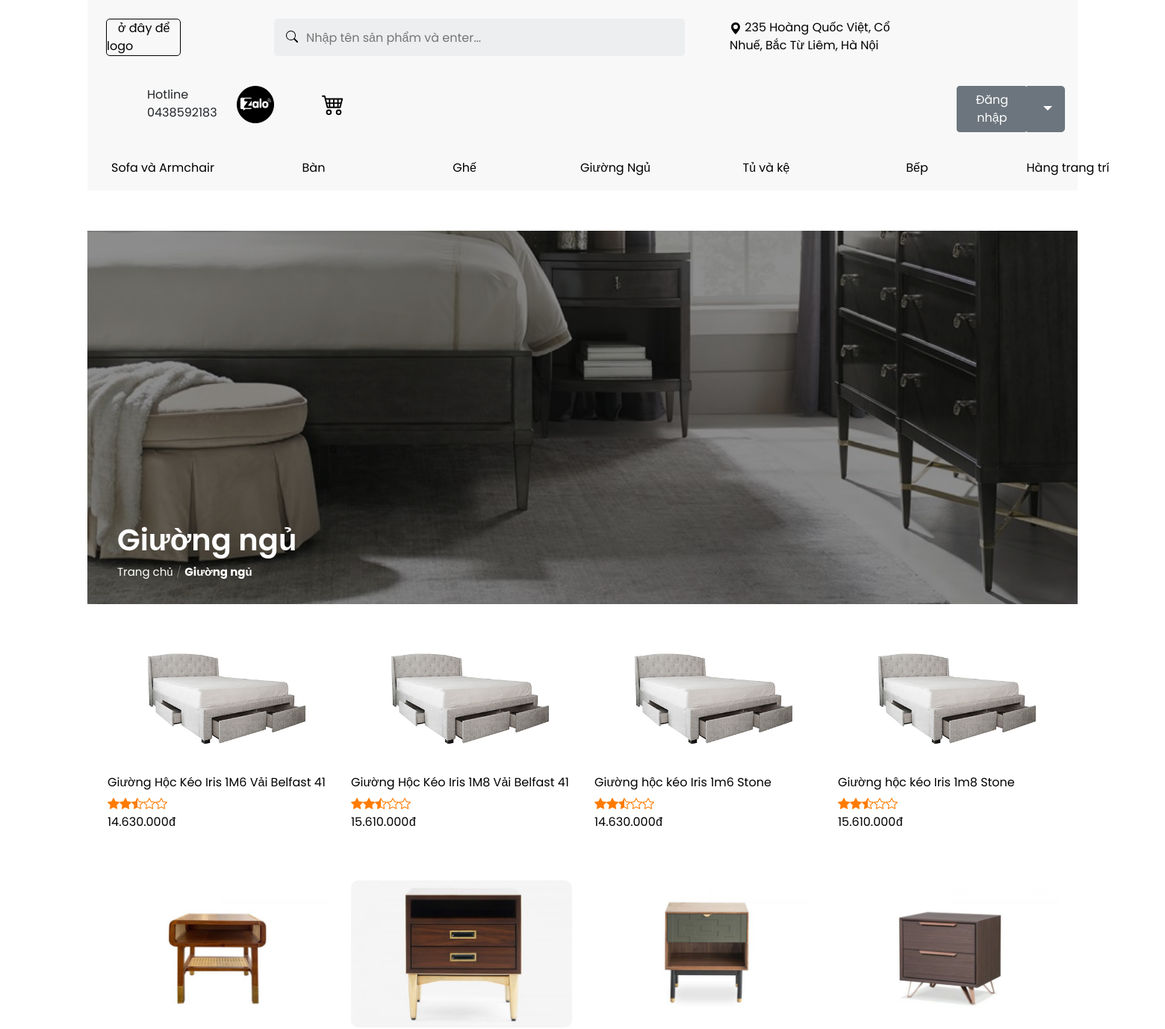
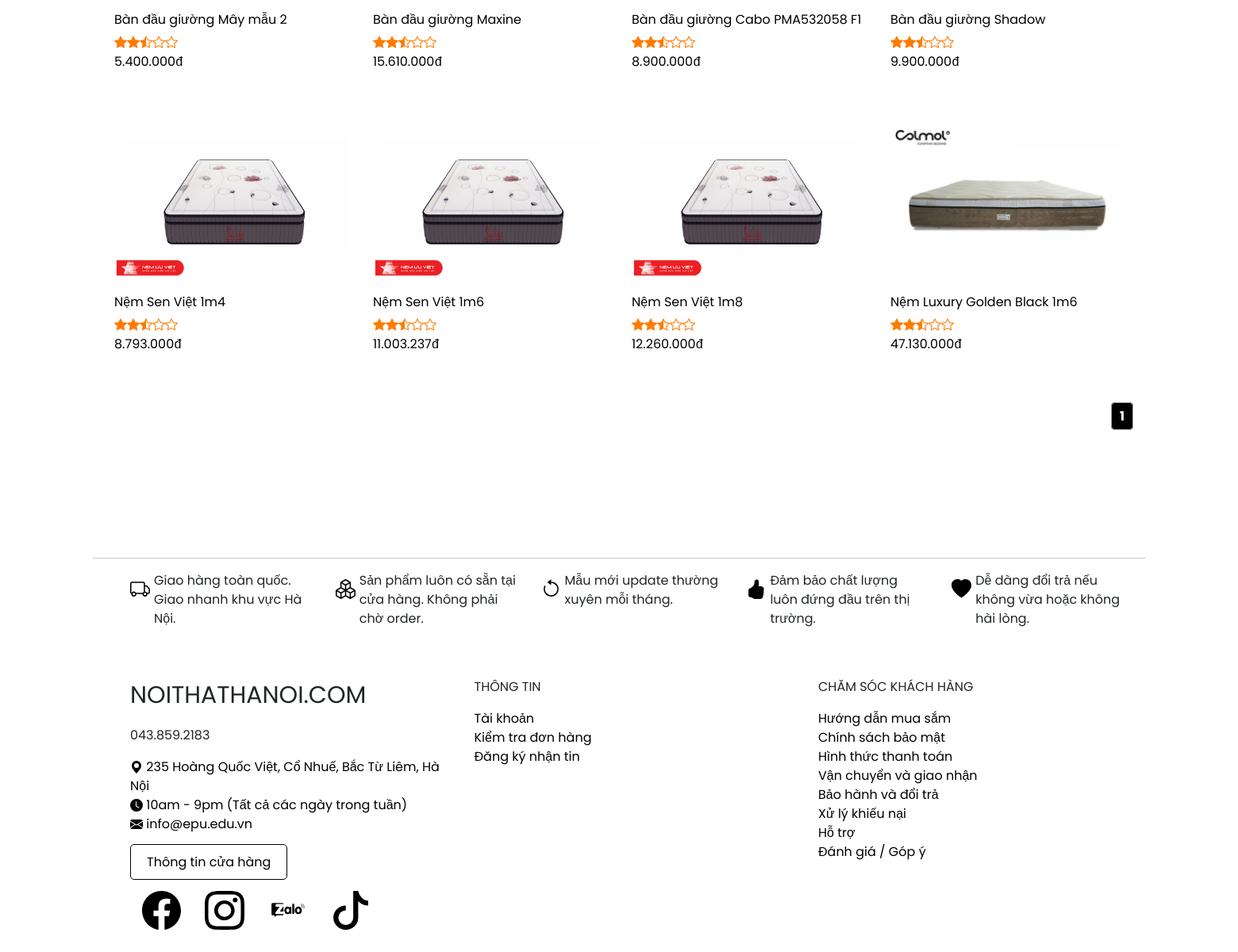
Page /index.php?quanly=GiuongNgu&id=1&per_page=12&page=1 on the committed database (2 pictures, top to bottom).
### tables this page shows
CREATE TABLE `tb_loai` (
  `id` int(11) NOT NULL,
  `tenloai` varchar(255) NOT NULL,
  `quanlyloai` varchar(255) NOT NULL,
  `background_loai` char(150) NOT NULL
);

CREATE TABLE `tb_sanpham` (
  `id` int(11) NOT NULL,
  `tensp` varchar(255) NOT NULL,
  `img` char(150) NOT NULL,
  `kichthuoc` varchar(255) NOT NULL,
  `gia` int(20) NOT NULL,
  `chatlieu` varchar(255) NOT NULL,
  `soluongton` int(20) NOT NULL,
  `ma_loai` int(20) NOT NULL,
  `ma_item` int(20) NOT NULL
);

### tmp/main-sp.php (called while the page is built, shortened)
<?php
    include './admincp/config/connect_db.php';
    include './pages/main/thuong-hieu.php';
    $so_sp = !empty($_GET['per_page']) ? $_GET['per_page'] : 12;
    $trang_ht = !empty($_GET['page']) ? $_GET['page'] : 1;
    $offset = ($trang_ht - 1) * $so_sp;
    if ($tam=='SofaArmchair') {
        $data = 'SofaArmchair';
        $query = "SELECT * FROM `tb_sanpham` WHERE `ma_loai`=1 ORDER BY `id` ASC LIMIT ".$so_sp." OFFSET ".$offset;
        $mysql = mysqli_query($conn, $query);
        $querys = "SELECT * FROM `tb_sanpham` WHERE `ma_loai`=1";
        $tong = mysqli_query($conn, $querys);
        $tong = $tong->num_rows;
        $so_trang = ceil($tong / $so_sp);
    }elseif ($tam=='Sofa') {
        $data = 'SofaArmchair';
        $query = "SELECT * FROM `tb_sanpham` WHERE `ma_item`=1 ORDER BY `id` ASC";
        $mysql = mysqli_query($conn, $query);
    }elseif ($tam=='SofaGoc') {
        $data = 'SofaArmchair';
        $query = "SELECT * FROM `tb_sanpham` WHERE `ma_item`=2 ORDER BY `id` ASC";
        $mysql = mysqli_query($conn, $query);
    }elseif ($tam=='Armchair') {
        $data = 'SofaArmchair';
        $query = "SELECT * FROM `tb_sanpham` WHERE `ma_item`=3 ORDER BY `id` ASC";
        $mysql = mysqli_query($conn, $query);
    }elseif ($tam=='GheDaiDon') {
        $data = 'SofaArmchair';
        $query = "SELECT * FROM `tb_sanpham` WHERE `ma_item`=4 ORDER BY `id` ASC";
        $mysql = mysqli_query($conn, $query);
    }elseif ($tam=='GheThuGian') {
        $data = 'SofaArmchair';
        $query = "SELECT * FROM `tb_sanpham` WHERE `ma_item`=5 ORDER BY `id` ASC";
        $mysql = mysqli_query($conn, $query);
    }elseif ($tam=='BanNuoc') {
        $data = 'Ban';
        $query = "SELECT * FROM `tb_sanpham` WHERE `ma_item`=6 ORDER BY `id` ASC";
        $mysql = mysqli_query($conn, $query);
    }elseif ($tam=='BanAn') {
        $data = 'Ban';
        $query = "SELECT * FROM `tb_sanpham` WHERE `ma_item`=7 ORDER BY `id` ASC";
        $mysql = mysqli_query($conn, $query);
    }elseif ($tam=='BanBen') {
        $data = 'Ban';
        $query = "SELECT * FROM tb_sanpham WHERE `ma_item`=8 ORDER BY `id` ASC";
        $mysql = mysqli_query($conn, $query);
    }elseif ($tam=='BanLamViec') {
        $data = 'Ban';
        $query = "SELECT * FROM `tb_sanpham` WHERE `ma_item`=9 ORDER BY `id` ASC";
        $mysql = mysqli_query($conn, $query);
    }elseif ($tam=='BanTrangDiem') {
        $data = 'Ban';
        $query = "SELECT * FROM `tb_sanpham` WHERE `ma_item`=10 ORDER BY `id` ASC";
        $mysql = mysqli_query($conn, $query);
    }elseif ($tam=='GheAn') {
        $data = 'Ghe';
        $query = "SELECT * FROM `tb_sanpham` WHERE `ma_item`=11 ORDER BY `id` ASC";
        $mysql = mysqli_query($conn, $query);
    }elseif ($tam=='GheBar') {
        $data = 'Ghe';
        $query = "SELECT * FROM `tb_sanpham` WHERE `ma_item`=12 ORDER BY `id` ASC";
        $mysql = mysqli_query($conn, $query);
    }elseif ($tam=='XeDay') {
        $data = 'Ghe';
        $query = "SELECT * FROM `tb_sanpham` WHERE `ma_item`=13 ORDER BY `id` ASC";
        $mysql = mysqli_query($conn, $query);
    }elseif ($tam=='GiuongNgu') {
        $data = 'GiuongNgu';
        $query = "SELECT * FROM `tb_sanpham` WHERE `ma_loai`=4 ORDER BY `id` ASC LIMIT ".$so_sp." OFFSET ".$offset;
        $mysql = mysqli_query($conn, $query);
        $querys = "SELECT * FROM `tb_sanpham` WHERE `ma_loai`=4";
        $tong = mysqli_query($conn, $querys);
        $tong = $tong->num_rows;
        $so_trang = ceil($tong / $so_sp);
    }elseif ($tam=='Giuong') {
        $data = 'GiuongNgu';
        $query = "SELECT * FROM `tb_sanpham` WHERE `ma_item`=14 ORDER BY `id` ASC";
        $mysql = mysqli_query($conn, $query);
    }if ($tam=='BanDauGiuong') {
        $data = 'GiuongNgu';
        $query = "SELECT * FROM `tb_sanpham` WHERE `ma_item`=15 ORDER BY `id` ASC";
        $mysql = mysqli_query($conn, $query);
    }elseif ($tam=='NemGiuong') {
        $data = 'GiuongNgu';
        $query = "SELECT * FROM `tb_sanpham` WHERE `ma_item`=16 ORDER BY `id` ASC";
        $mysql = mysqli_query($conn, $query);
    }elseif ($tam=='TuTivi') {
        $data = 'TuKe';
        $query = "SELECT * FROM `tb_sanpham` WHERE `ma_item`=17 ORDER BY `id` ASC";
        $mysql = mysqli_query($conn, $query);
    }elseif ($tam=='TuLy') {
        $data = 'TuKe';
        $query = "SELECT * FROM `tb_sanpham` WHERE `ma_item`=18 ORDER BY `id` ASC";
        $mysql = mysqli_query($conn, $query);
    }elseif ($tam=='TuRuou') {
        $data = 'TuKe';
        $query = "SELECT * FROM `tb_sanpham` WHERE `ma_item`=19 ORDER BY `id` ASC";
        $mysql = mysqli_query($conn, $query);
    }elseif ($tam=='TuAo') {
        $data = 'TuKe';
        $query = "SELECT * FROM `tb_sanpham` WHERE `ma_item`=20 ORDER BY `id` ASC";
        $mysql = mysqli_query($conn, $query);
    }elseif ($tam=='TuAmTuong') {
        $data = 'TuKe';
        $query = "SELECT * FROM `tb_sanpham` WHERE `ma_item`=21 ORDER BY `id` ASC";
        $mysql = mysqli_query($conn, $query);
    }elseif ($tam=='TuGiay') {
        $data = 'TuKe';
        $query = "SELECT * FROM `tb_sanpham` WHERE `ma_item`=22 ORDER BY `id` ASC";
        $mysql = mysqli_query($conn, $query);
    }elseif ($tam=='KePhongKhach') {
        $data = 'TuKe';
        $query = "SELECT * FROM tb_sanpham WHERE `ma_item`=23 ORDER BY `id` ASC";
        $mysql = mysqli_query($conn, $query);
    }elseif ($tam=='TuBep') {
        $data = 'TuBep';
        $query = "SELECT * FROM `tb_sanpham` WHERE `ma_item`=24 ORDER BY `id` ASC";
        $mysql = mysqli_query($conn, $query);
    }elseif ($tam=='PhuKienBep') {
        $data = 'TuBep';
        $query = "SELECT * FROM `tb_sanpham` WHERE `ma_item`=25 ORDER BY `id` ASC";
        $mysql = mysqli_query($conn, $query);
    }elseif ($tam=='DaoBep') {
        $data = 'TuBep';
        $query = "SELECT * FROM `tb_sanpham` WHERE `ma_item`=26 ORDER BY `id` ASC";
        $mysql = mysqli_query($conn, $query);
    }elseif ($tam=='QuayBar') {
        $data = 'TuBep';
        $query = "SELECT * FROM `tb_sanpham` WHERE `ma_item`=27 ORDER BY `id` ASC";
        $mysql = mysqli_query($conn, $query);
    }elseif ($tam=='DenTrangTri') {
        $data = 'HangTrangTri';
        $query = "SELECT * FROM `tb_sanpham` WHERE `ma_item`=28 ORDER BY `id` ASC";
        $mysql = mysqli_query($conn, $query);
    }elseif ($tam=='DongHo') {
        $data = 'HangTrangTri';
        $query = "SELECT * FROM `tb_sanpham` WHERE `ma_item`=29 ORDER BY `id` ASC";
        $mysql = mysqli_query($conn, $query);
    }elseif ($tam=='DungCuBep') {
        $data = 'HangTrangTri';
        $query = "SELECT * FROM `tb_sanpham` WHERE `ma_item`=30 ORDER BY `id` ASC";
        $mysql = mysqli_query($conn, $query);
    }elseif ($tam=='GoiThuBong') {
        $data = 'HangTrangTri';
        $query = "SELECT * FROM `tb_sanpham` WHERE `ma_item`=31 ORDER BY `id` ASC";
        $mysql = mysqli_query($conn, $query);
    }elseif ($tam=='KhungGuong') {
        $data = 'HangTrangTri';
        $query = "SELECT * FROM `tb_sanpham` WHERE `ma_item`=32 ORDER BY `id` ASC";
        $mysql = mysqli_query($conn, $query);
    }elseif ($tam=='NemHangTrangTri') {
        $data = 'HangTrangTri';
        $query = "SELECT * FROM `tb_sanpham` WHERE `ma_item`=33 ORDER BY `id` ASC";
        $mysql = mysqli_query($conn, $query);
    }elseif ($tam=='Tham') {
        $data = 'HangTrangTri';
        $query = "SELECT * FROM `tb_sanpham` WHERE `ma_item`=34 ORDER BY `id` ASC";
        $mysql = mysqli_query($conn, $query);
    }elseif ($tam=='Tranh') {
        $data = 'HangTrangTri';
        $query = "SELECT * FROM `tb_sanpham` WHERE `ma_item`=35 ORDER BY `id` ASC";
        $mysql = mysqli_query($conn, $query);
    }elseif ($tam=='BanNgoaiTroi') {
        $data = 'NgoaiThat';
        $query = "SELECT * FROM `tb_sanpham` WHERE `ma_item`=36 ORDER BY `id` ASC";
        $mysql = mysqli_query($conn, $query);
    }elseif ($tam=='GheNgoaiTroi') {
        $data = 'NgoaiThat';
        $query = "SELECT * FROM `tb_sanpham` WHERE `ma_item`=37 ORDER BY id ASC";
        $mysql = mysqli_query($conn, $query);
    }else {
    }
?>

### tmp/index-sp.php (the view)
<div class="cach"></div>
<?php include 'main-sp.php';?>
<div class="main-adidas">
    <ul class="product">
        <?php while ($row = mysqli_fetch_array($mysql)) { ?>
        <li>
            <div class="product-item">
                <div class="product-top">
                    <a href="../index.php?quanly=chitiet-sp&id=<?=$row['id']?>&thuonghieu=<?=$data?>">
                        <img src="<?=$row['img']?>" alt="<?=$row['tensp']?>">
                    </a>
                </div>
                <div class="product-info">
                    <a href="../index.php?quanly=chitiet-sp&id=<?=$row['id']?>&thuonghieu=<?=$data?>" class="product-name"><?= $row['tensp'] ?></a>
                    <div class="star">
                        <span class="star-item"><i class="bi bi-star-fill"></i></span>
                        <span class="star-item"><i class="bi bi-star-fill"></i></span>
                        <span class="star-item"><i class="bi bi-star-half"></i></span>
                        <span class="star-item"><i class="bi bi-star"></i></span>
                        <span class="star-item"><i class="bi bi-star"></i></span>
                    </div>
                    <?php if($row['gia'] > 0) {?>
                        <a href="../index.php?quanly=chitiet-sp&id=<?=$row['id']?>&thuonghieu=<?=$data?>" class="product-price"><?= number_format($row['gia'], 0, ",", ".") ?><samp>đ</samp></a>
                    <?php } else {?>
                    <?php }?>
                </div>
            </div>
        </li>
        <?php } ?>
    </ul>
    <div class="number_page">
        <?php if ($trang_ht > 1) {
            $prev_page = $trang_ht - 1;
        ?>
        <a href="../../index.php?quanly=<?=$data?>&id=1&per_page=<?=$so_sp?>&page=<?=$prev_page?>" class="page-item"> <- </a>
        <?php } if ($tam=='SofaArmchair' || $tam=='Ban' || $tam=='Ghe' || $tam=='GiuongNgu' || $tam=='TuKe' || $tam=='Bep' || $tam=='HangTrangTri' || $tam=='NgoaiThat') {
            for ($num = 1; $num <= $so_trang; $num++) { ?>
        <?php if ($num != $trang_ht) { ?>
            <?php if ($num > $trang_ht - 1 && $num < $trang_ht + 2) { ?>
                <a class="page-item" href="../../index.php?quanly=<?=$data?>&id=1&per_page=<?=$so_sp?>&page=<?=$num?>"><?=$num?></a>
            <?php } ?>
        <?php } else { ?>
            <strong class="dam page-item"><?= $num ?></strong>
        <?php } ?>
        <?php } } if ($tam=='SofaArmchair' || $tam=='Ban' || $tam=='Ghe' || $tam=='GiuongNgu' || $tam=='TuKe' || $tam=='Bep' || $tam=='HangTrangTri' || $tam=='NgoaiThat') {
            if ($trang_ht < $so_trang - 1) {
                $next_page = $trang_ht + 1; ?>
                    <a href="../../index.php?quanly=<?= $data ?>&id=1&per_page=<?= $so_sp ?>&page=<?= $next_page ?>" class="page-item">-></a>
            <?php }
        } ?>
    </div>
</div>
<?php include 'gioithieu.php'; ?>

### pages/main/thuong-hieu.php
<?php include './admincp/config/connect_db.php';?>
<?php
$loai = mysqli_query($conn, "SELECT * FROM `tb_loai` ORDER BY `id` ASC");
$item = mysqli_query($conn, "SELECT * FROM `tb_item` ORDER BY `id` ASC");
while($loai_row = mysqli_fetch_array($loai)){
    if ($tam == $loai_row['quanlyloai']){ ?>
        <div style="width: 100%;height: 500px;background: url(<?=$loai_row['background_loai']?>);background-position: 47% 92%;background-size: 100%;">
            <div style="width: 100%;height: 100%; background: rgba(0,0,0,0.45);padding: 40px;">
                <h1 class="thuong_hieu"><?=$thuong_hieu=$loai_row['tenloai']?></h1>
                <div class="is-small"><nav><a href="../../index.php">Trang chủ</a><span>/</span><b><?=$loai_row['tenloai']?></b></nav></div>
            </div>
        </div>
<?php } while ($item_row = mysqli_fetch_array($item)){
        if ($tam == $item_row['quanlyitem']) { ?>
            <div style="width: 100%;height: 500px;background: url(<?=$item_row['background_item']?>);background-position: 0 46%;background-size: 100%;">
                <div style="width: 100%;height: 100%; background: rgba(0,0,0,0.45);padding: 40px;">
                    <h1 class="thuong_hieu"><?=$thuong_hieu=$item_row['tenitem']?></h1>
                    <div class="is-small"><nav><a href="../../index.php">Trang chủ</a><span>/</span><a href="../../index.php?quanly=<?=$loai_row['quanlyloai']?>&id=1&per_page=12&page=1"><?=$loai_row['tenloai']?></a><span>/</span><b><?=$item_row['tenitem']?></b></nav></div>
                </div>
            </div>
<?php } } } ?>

### asset/css/main.css (style rules this page uses)
* { margin:0;padding:0;box-sizing:border-box;font-family:"Poppins",sans-serif; }
body { display:flex;align-items:center;justify-content:center;background:#ffffff; }
.cach { width: 100%; height: 30px; background: #ffffff; }
h1.thuong_hieu { margin-top: 350px; font-size: 40px; font-weight: 600; color: #ffffff; }
.is-small { font-size: 15px; }
.is-small nav { color: #ffffff; letter-spacing: 0; padding: 0; }
.is-small nav a { text-decoration: none; color: #ffffff; }
.is-small nav span { position: relative; top: 0; opacity: .35; margin: 0 0.3em; font-weight: 300; }
.main .main-adidas { float: left; width: 100%; height: auto; }
ul.product { display: flex; flex-wrap: wrap; margin-left: -20px; margin-right: 10px; }
ul.product li { flex-basis: 25%; list-style: none; box-sizing: border-box; padding: 15px; margin-bottom: 30px; transition: 0.25s ease-in-out; }
ul.product li img { max-width: 100%; height: auto; border-radius: 10px; }
ul.product li .product-top { overflow: hidden; margin-bottom: 15px; }
ul.product li .product-info a { display: block; text-decoration: none; color: #000000; margin-bottom: 5px; size: 40px; }
ul.product li .product-info .star { display: flex; flex-wrap: wrap; }
ul.product li .product-info .star span.star-item { color: #ff7b00; }
.number_page { text-align: end; margin-right: 15px; }
.number_page .dam { background: #000000; color: #ffffff; padding: 5px 10px; border: 1px solid #a9a9a9; border-radius: 5px; }

### rows in the picture
tb_loai: background_loai (picture), tenloai "Giường ngủ"
tb_sanpham: img (picture), tensp "Giường Hộc Kéo Iris 1M6 Vải Belfast 41", gia "14.630.000"
tb_sanpham: img (picture), tensp "Giường Hộc Kéo Iris 1M8 Vải Belfast 41", gia "15.610.000"
tb_sanpham: img (picture), tensp "Giường hộc kéo Iris 1m6 Stone", gia "14.630.000"
tb_sanpham: img (picture), tensp "Giường hộc kéo Iris 1m8 Stone", gia "15.610.000"
tb_sanpham: img (picture), tensp "Bàn đầu giường Mây mẫu 2", gia "5.400.000"
tb_sanpham: img (picture), tensp "Bàn đầu giường Maxine", gia "15.610.000"
tb_sanpham: img (picture), tensp "Bàn đầu giường Cabo PMA532058 F1", gia "8.900.000"
tb_sanpham: img (picture), tensp "Bàn đầu giường Shadow", gia "9.900.000"
tb_sanpham: img (picture), tensp "Nệm Sen Việt 1m4", gia "8.793.000"
tb_sanpham: img (picture), tensp "Nệm Sen Việt 1m6", gia "11.003.237"
tb_sanpham: img (picture), tensp "Nệm Sen Việt 1m8", gia "12.260.000"
tb_sanpham: img (picture), tensp "Nệm Luxury Golden Black 1m6", gia "47.130.000"
